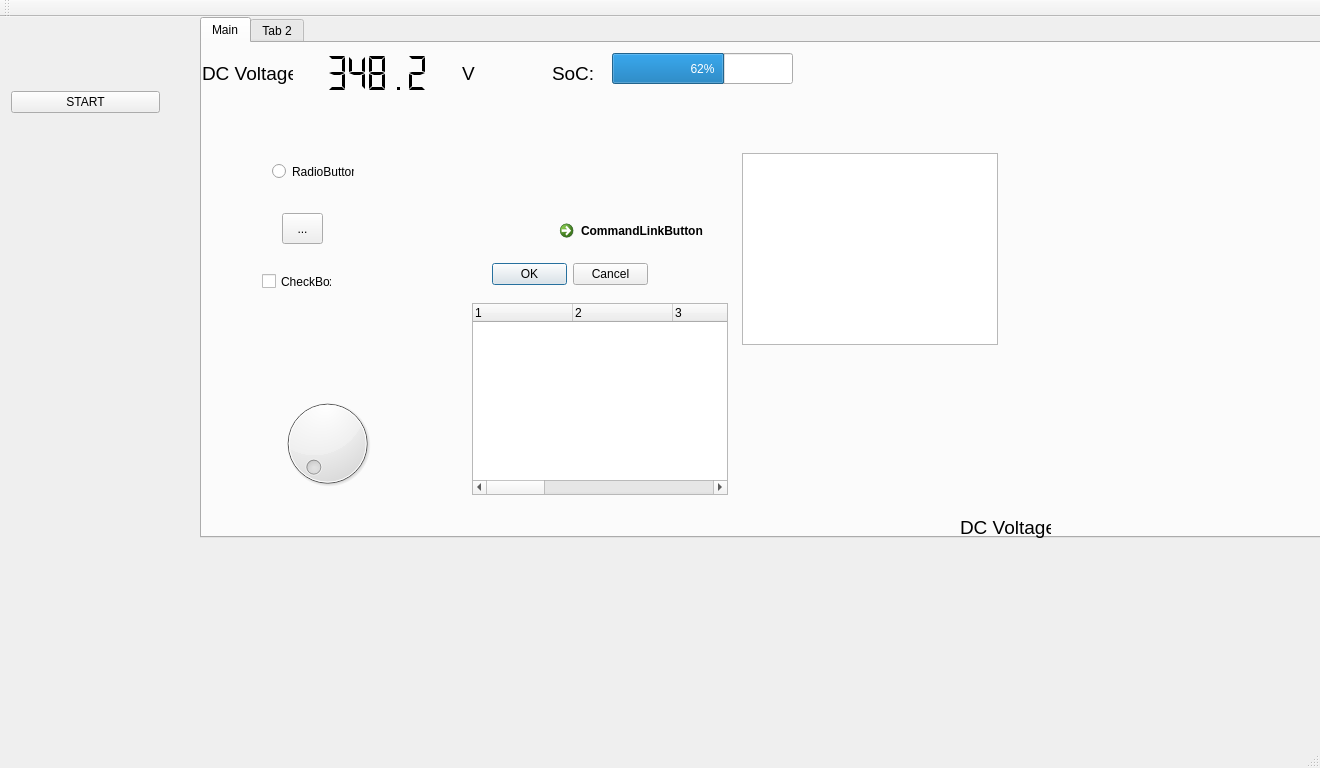
<?xml version="1.0" encoding="UTF-8"?>
<ui version="4.0">
 <class>MainWindow</class>
 <widget class="QMainWindow" name="MainWindow">
  <property name="enabled">
   <bool>true</bool>
  </property>
  <property name="geometry">
   <rect>
    <x>0</x>
    <y>0</y>
    <width>1320</width>
    <height>768</height>
   </rect>
  </property>
  <property name="minimumSize">
   <size>
    <width>800</width>
    <height>600</height>
   </size>
  </property>
  <property name="maximumSize">
   <size>
    <width>1920</width>
    <height>1080</height>
   </size>
  </property>
  <property name="windowTitle">
   <string>Motor Controller Telemetry</string>
  </property>
  <widget class="QWidget" name="centralWidget">
   <widget class="QWidget" name="horizontalLayoutWidget">
    <property name="geometry">
     <rect>
      <x>0</x>
      <y>0</y>
      <width>171</width>
      <height>171</height>
     </rect>
    </property>
    <layout class="QHBoxLayout" name="horizontalLayout">
     <item>
      <widget class="QPushButton" name="pushButton">
       <property name="text">
        <string>START</string>
       </property>
      </widget>
     </item>
    </layout>
   </widget>
   <widget class="QTabWidget" name="tabWidget">
    <property name="geometry">
     <rect>
      <x>200</x>
      <y>0</y>
      <width>1121</width>
      <height>521</height>
     </rect>
    </property>
    <property name="currentIndex">
     <number>0</number>
    </property>
    <widget class="QWidget" name="Main">
     <attribute name="title">
      <string>Main</string>
     </attribute>
     <widget class="QLCDNumber" name="lcdNumber">
      <property name="geometry">
       <rect>
        <x>100</x>
        <y>10</y>
        <width>151</width>
        <height>41</height>
       </rect>
      </property>
      <property name="autoFillBackground">
       <bool>false</bool>
      </property>
      <property name="frameShape">
       <enum>QFrame::NoFrame</enum>
      </property>
      <property name="lineWidth">
       <number>1</number>
      </property>
      <property name="smallDecimalPoint">
       <bool>false</bool>
      </property>
      <property name="segmentStyle">
       <enum>QLCDNumber::Flat</enum>
      </property>
      <property name="value" stdset="0">
       <double>348.160000000000025</double>
      </property>
     </widget>
     <widget class="QProgressBar" name="progressBar">
      <property name="geometry">
       <rect>
        <x>410</x>
        <y>10</y>
        <width>181</width>
        <height>31</height>
       </rect>
      </property>
      <property name="value">
       <number>62</number>
      </property>
     </widget>
     <widget class="QDial" name="dial">
      <property name="geometry">
       <rect>
        <x>70</x>
        <y>350</y>
        <width>111</width>
        <height>101</height>
       </rect>
      </property>
     </widget>
     <widget class="QCommandLinkButton" name="commandLinkButton">
      <property name="geometry">
       <rect>
        <x>350</x>
        <y>170</y>
        <width>171</width>
        <height>31</height>
       </rect>
      </property>
      <property name="text">
       <string>CommandLinkButton</string>
      </property>
     </widget>
     <widget class="QToolButton" name="toolButton">
      <property name="geometry">
       <rect>
        <x>80</x>
        <y>170</y>
        <width>41</width>
        <height>31</height>
       </rect>
      </property>
      <property name="text">
       <string>...</string>
      </property>
     </widget>
     <widget class="QRadioButton" name="radioButton">
      <property name="geometry">
       <rect>
        <x>70</x>
        <y>120</y>
        <width>82</width>
        <height>17</height>
       </rect>
      </property>
      <property name="text">
       <string>RadioButton</string>
      </property>
     </widget>
     <widget class="QCheckBox" name="checkBox">
      <property name="geometry">
       <rect>
        <x>60</x>
        <y>230</y>
        <width>70</width>
        <height>17</height>
       </rect>
      </property>
      <property name="text">
       <string>CheckBox</string>
      </property>
     </widget>
     <widget class="QDialogButtonBox" name="buttonBox">
      <property name="geometry">
       <rect>
        <x>290</x>
        <y>220</y>
        <width>156</width>
        <height>23</height>
       </rect>
      </property>
      <property name="standardButtons">
       <set>QDialogButtonBox::Cancel|QDialogButtonBox::Ok</set>
      </property>
     </widget>
     <widget class="QListView" name="listView">
      <property name="geometry">
       <rect>
        <x>540</x>
        <y>110</y>
        <width>256</width>
        <height>192</height>
       </rect>
      </property>
     </widget>
     <widget class="QTreeWidget" name="treeWidget">
      <property name="geometry">
       <rect>
        <x>270</x>
        <y>260</y>
        <width>256</width>
        <height>192</height>
       </rect>
      </property>
      <property name="columnCount">
       <number>10</number>
      </property>
      <column>
       <property name="text">
        <string notr="true">1</string>
       </property>
      </column>
      <column>
       <property name="text">
        <string notr="true">2</string>
       </property>
      </column>
      <column>
       <property name="text">
        <string notr="true">3</string>
       </property>
      </column>
      <column>
       <property name="text">
        <string notr="true">4</string>
       </property>
      </column>
      <column>
       <property name="text">
        <string notr="true">5</string>
       </property>
      </column>
      <column>
       <property name="text">
        <string notr="true">6</string>
       </property>
      </column>
      <column>
       <property name="text">
        <string notr="true">7</string>
       </property>
      </column>
      <column>
       <property name="text">
        <string notr="true">8</string>
       </property>
      </column>
      <column>
       <property name="text">
        <string notr="true">9</string>
       </property>
      </column>
      <column>
       <property name="text">
        <string notr="true">10</string>
       </property>
      </column>
     </widget>
     <widget class="QLabel" name="label_2">
      <property name="geometry">
       <rect>
        <x>0</x>
        <y>10</y>
        <width>91</width>
        <height>41</height>
       </rect>
      </property>
      <property name="font">
       <font>
        <pointsize>14</pointsize>
       </font>
      </property>
      <property name="text">
       <string>DC Voltage:</string>
      </property>
     </widget>
     <widget class="QLabel" name="label_3">
      <property name="geometry">
       <rect>
        <x>260</x>
        <y>10</y>
        <width>21</width>
        <height>41</height>
       </rect>
      </property>
      <property name="font">
       <font>
        <pointsize>14</pointsize>
       </font>
      </property>
      <property name="text">
       <string>V</string>
      </property>
     </widget>
     <widget class="QLabel" name="label_5">
      <property name="geometry">
       <rect>
        <x>350</x>
        <y>10</y>
        <width>51</width>
        <height>41</height>
       </rect>
      </property>
      <property name="font">
       <font>
        <pointsize>14</pointsize>
       </font>
      </property>
      <property name="text">
       <string>SoC:</string>
      </property>
     </widget>
    </widget>
    <widget class="QWidget" name="tab_2">
     <attribute name="title">
      <string>Tab 2</string>
     </attribute>
     <widget class="QTableWidget" name="tableWidget">
      <property name="geometry">
       <rect>
        <x>270</x>
        <y>80</y>
        <width>551</width>
        <height>181</height>
       </rect>
      </property>
      <property name="rowCount">
       <number>4</number>
      </property>
      <property name="columnCount">
       <number>5</number>
      </property>
      <row/>
      <row/>
      <row/>
      <row/>
      <column/>
      <column/>
      <column/>
      <column/>
      <column/>
     </widget>
     <widget class="QTextEdit" name="textEdit">
      <property name="geometry">
       <rect>
        <x>20</x>
        <y>100</y>
        <width>104</width>
        <height>71</height>
       </rect>
      </property>
     </widget>
     <widget class="QLineEdit" name="lineEdit">
      <property name="geometry">
       <rect>
        <x>10</x>
        <y>210</y>
        <width>113</width>
        <height>20</height>
       </rect>
      </property>
     </widget>
     <widget class="QPlainTextEdit" name="plainTextEdit">
      <property name="geometry">
       <rect>
        <x>30</x>
        <y>280</y>
        <width>104</width>
        <height>71</height>
       </rect>
      </property>
     </widget>
     <widget class="QSpinBox" name="spinBox">
      <property name="geometry">
       <rect>
        <x>270</x>
        <y>300</y>
        <width>121</width>
        <height>22</height>
       </rect>
      </property>
     </widget>
     <widget class="QDoubleSpinBox" name="doubleSpinBox">
      <property name="geometry">
       <rect>
        <x>430</x>
        <y>300</y>
        <width>121</width>
        <height>22</height>
       </rect>
      </property>
     </widget>
     <widget class="QTimeEdit" name="timeEdit">
      <property name="geometry">
       <rect>
        <x>450</x>
        <y>20</y>
        <width>118</width>
        <height>22</height>
       </rect>
      </property>
     </widget>
     <widget class="QDateEdit" name="dateEdit">
      <property name="geometry">
       <rect>
        <x>590</x>
        <y>300</y>
        <width>110</width>
        <height>22</height>
       </rect>
      </property>
     </widget>
     <widget class="QScrollBar" name="horizontalScrollBar">
      <property name="geometry">
       <rect>
        <x>260</x>
        <y>330</y>
        <width>160</width>
        <height>16</height>
       </rect>
      </property>
      <property name="orientation">
       <enum>Qt::Horizontal</enum>
      </property>
     </widget>
     <widget class="QSlider" name="horizontalSlider">
      <property name="geometry">
       <rect>
        <x>480</x>
        <y>340</y>
        <width>160</width>
        <height>22</height>
       </rect>
      </property>
      <property name="orientation">
       <enum>Qt::Horizontal</enum>
      </property>
     </widget>
     <widget class="QSlider" name="verticalSlider">
      <property name="geometry">
       <rect>
        <x>840</x>
        <y>120</y>
        <width>22</width>
        <height>160</height>
       </rect>
      </property>
      <property name="orientation">
       <enum>Qt::Vertical</enum>
      </property>
     </widget>
     <widget class="QKeySequenceEdit" name="keySequenceEdit">
      <property name="geometry">
       <rect>
        <x>740</x>
        <y>330</y>
        <width>113</width>
        <height>20</height>
       </rect>
      </property>
     </widget>
     <widget class="QLabel" name="label">
      <property name="geometry">
       <rect>
        <x>110</x>
        <y>50</y>
        <width>47</width>
        <height>13</height>
       </rect>
      </property>
      <property name="text">
       <string>TextLabel</string>
      </property>
     </widget>
    </widget>
   </widget>
   <widget class="QLabel" name="label_4">
    <property name="geometry">
     <rect>
      <x>960</x>
      <y>490</y>
      <width>91</width>
      <height>41</height>
     </rect>
    </property>
    <property name="font">
     <font>
      <pointsize>14</pointsize>
     </font>
    </property>
    <property name="text">
     <string>DC Voltage:</string>
    </property>
   </widget>
  </widget>
  <widget class="QMenuBar" name="menuBar">
   <property name="geometry">
    <rect>
     <x>0</x>
     <y>0</y>
     <width>1320</width>
     <height>21</height>
    </rect>
   </property>
  </widget>
  <widget class="QToolBar" name="mainToolBar">
   <attribute name="toolBarArea">
    <enum>TopToolBarArea</enum>
   </attribute>
   <attribute name="toolBarBreak">
    <bool>false</bool>
   </attribute>
  </widget>
  <widget class="QStatusBar" name="statusBar"/>
 </widget>
 <layoutdefault spacing="6" margin="11"/>
 <resources/>
 <connections/>
</ui>
